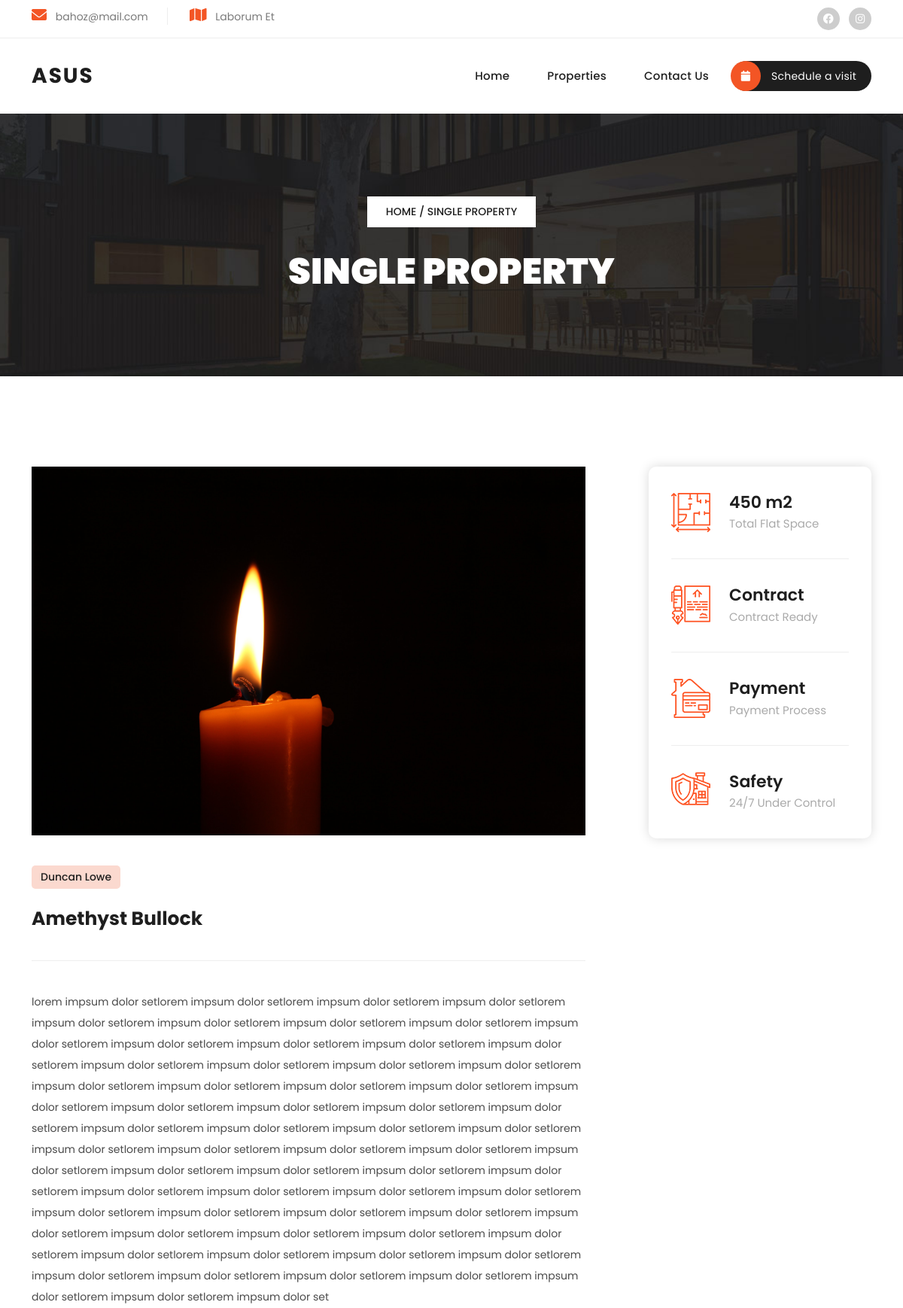
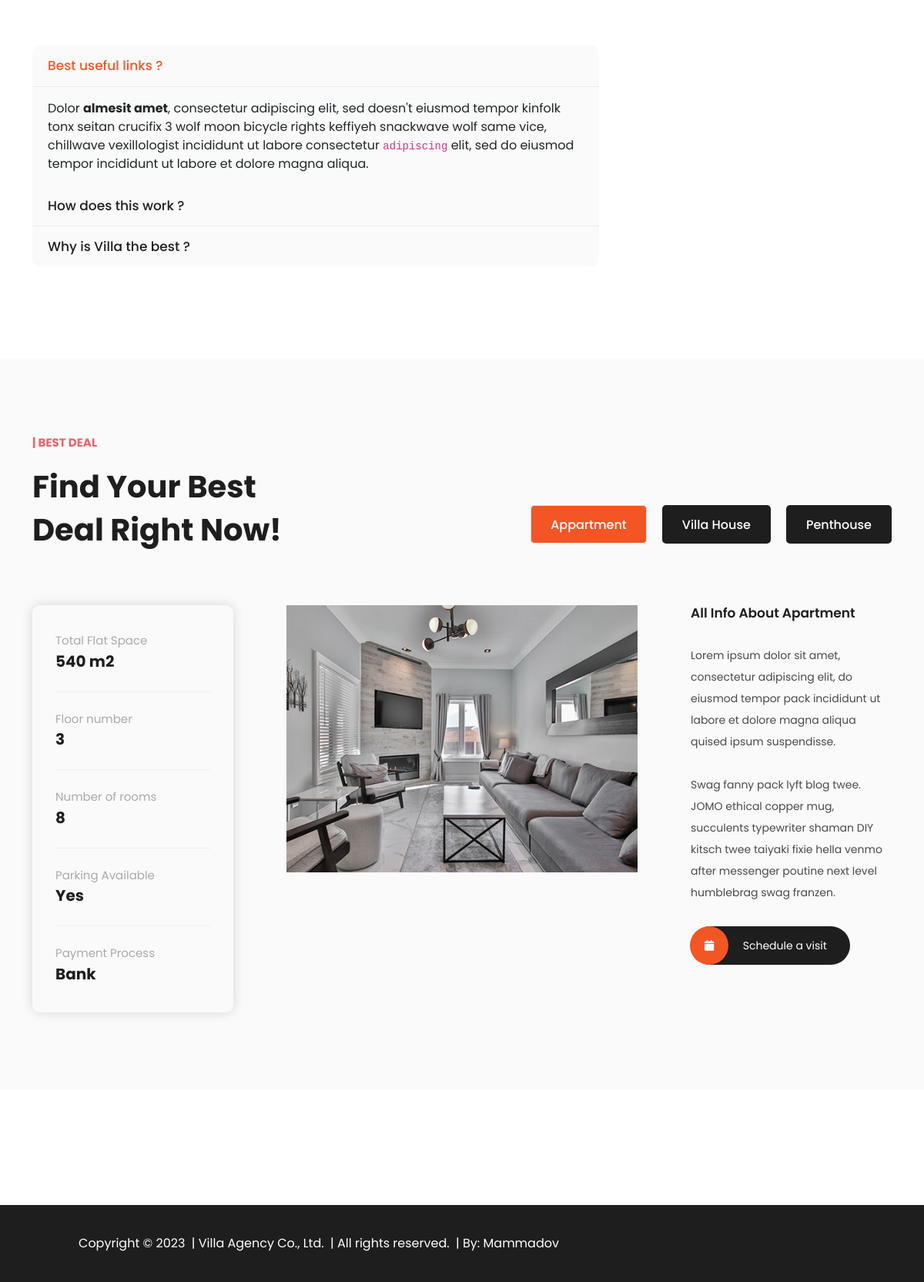
The page /property-details/Duncan Lowe/Amethyst Bullock/3/ on the database its author committed (2 pictures, top to bottom).
### home/models.py (models this page shows, shortened)
class HeaderData(models.Model):
    logo = models.CharField(max_length=150)
    email = models.EmailField()
    number = models.CharField(max_length=50, validators=[phone_number_validator], verbose_name="Phone Number", help_text="Enter your phone number")
    location = models.CharField(max_length=250)

class Footer(models.Model):
    footer_text = RichTextField(config_name='awesome_ckeditor')
    class Meta:
        verbose_name_plural = "Footer Section"

### properties/models.py (models this page shows, shortened)
class Property(models.Model):
    image = models.ImageField(upload_to="Property Images/%Y/%m/%d", null=True)
    category = models.ForeignKey(Category, on_delete=models.SET_NULL, null=True)
    cost = models.BigIntegerField()
    location = models.ForeignKey(Location, on_delete=models.SET_NULL, null=True)
    number_of_rooms = models.IntegerField()
    bedrooms = models.IntegerField()
    bathrooms = models.IntegerField()
    area = models.IntegerField(verbose_name="Area(m²):")
    floor = models.IntegerField()
    parking_available = models.BooleanField()
    parking = models.IntegerField(verbose_name="Parking(spots)", null=True)
    contract = models.CharField(max_length=250)
    payment = models.CharField(max_length=250)
    safety = models.CharField(max_length=250)
    description = RichTextField()
    class Meta:
        verbose_name_plural = "Properties"

class Category(models.Model):
    name = models.CharField(max_length=250)
    def __str__(self):
        return self.name
    class Meta:
        verbose_name_plural = "Categories"

class Location(models.Model):
    name = models.CharField(max_length=500)
    def __str__(self):
        return self.name

### property_details/views.py (the view)
# urls.py: path("property-details/<str:category>/<str:location>/<int:id>/", property_details, name="property_details"),
def property_details(request, category, location, id):
    property = Property.objects.get(id=id)
    return render(request, "property-details.html", locals())

### home/context_processors.py (called while the page is built)
def data(request):
    data = HeaderData.objects.first()
    platform_list = {i.platform: i.link for i in SocialMediaLink.objects.all()}
    return locals()

def footer(request):
    footer_info_text = Footer.objects.first().footer_text
    return locals()

### templates/property-details.html (shortened to what this page needs)
{% extends "partials/base.html" %}
{% block main %}
  {% include "partials/header.html" %}
  {% include "partials/navbar.html" %}
  <div class="page-heading header-text">
    <div class="container">
      <div class="row">
        <div class="col-lg-12">
          <span class="breadcrumb"><a href="#">Home</a>  /  Single Property</span>
          <h3>Single Property</h3>
        </div>
      </div>
    </div>
  </div>
  <div class="single-property section">
    <div class="container">
      <div class="row">
        <div class="col-lg-8">
          <div class="main-image">
            <img src="{{ property.image.url }}" alt="">
          </div>
          <div class="main-content">
            <span class="category">{{ property.category }}</span>
            <h4>{{ property.location }}</h4>
              {{ property.description|safe }}
          </div>
          <div class="accordion" id="accordionExample">
            <div class="accordion-item">
              <h2 class="accordion-header" id="headingOne">
                <button class="accordion-button" type="button" data-bs-toggle="collapse" data-bs-target="#collapseOne" aria-expanded="true" aria-controls="collapseOne">
                  Best useful links ?
                </button>
              </h2>
              <div id="collapseOne" class="accordion-collapse collapse show" aria-labelledby="headingOne" data-bs-parent="#accordionExample">
                <div class="accordion-body">
                  Dolor <strong>almesit amet</strong>, consectetur adipiscing elit, sed doesn't eiusmod tempor kinfolk tonx seitan crucifix 3 wolf moon bicycle rights keffiyeh snackwave wolf same vice, chillwave vexillologist incididunt ut labore consectetur <code>adipiscing</code> elit, sed do eiusmod tempor incididunt ut labore et dolore magna aliqua.
                </div>
              </div>
            </div>
            <div class="accordion-item">
              <h2 class="accordion-header" id="headingTwo">
                <button class="accordion-button collapsed" type="button" data-bs-toggle="collapse" data-bs-target="#collapseTwo" aria-expanded="false" aria-controls="collapseTwo">
                  How does this work ?
                </button>
              </h2>
            </div>
            <div class="accordion-item">
              <h2 class="accordion-header" id="headingThree">
                <button class="accordion-button collapsed" type="button" data-bs-toggle="collapse" data-bs-target="#collapseThree" aria-expanded="false" aria-controls="collapseThree">
                  Why is Villa the best ?
                </button>
              </h2>
            </div>
          </div>
        </div>
        <div class="col-lg-4">
          <div class="info-table">
            <ul>
              <li>
                <img src="/static/assets/images/info-icon-01.png" alt="" style="max-width: 52px;">
                <h4>450 m2<br><span>Total Flat Space</span></h4>
              </li>
              <li>
                <img src="/static/assets/images/info-icon-02.png" alt="" style="max-width: 52px;">
                <h4>Contract<br><span>Contract Ready</span></h4>
              </li>
              <li>
                <img src="/static/assets/images/info-icon-03.png" alt="" style="max-width: 52px;">
                <h4>Payment<br><span>Payment Process</span></h4>
              </li>
              <li>
                <img src="/static/assets/images/info-icon-04.png" alt="" style="max-width: 52px;">
                <h4>Safety<br><span>24/7 Under Control</span></h4>
              </li>
            </ul>
          </div>
        </div>
      </div>
    </div>
  </div>
  <div class="section best-deal">
    <div class="container">
      <div class="row">
        <div class="col-lg-4">
          <div class="section-heading">
            <h6>| Best Deal</h6>
            <h2>Find Your Best Deal Right Now!</h2>
          </div>
        </div>
        <div class="col-lg-12">
          <div class="tabs-content">
            <div class="row">
              <div class="nav-wrapper ">
                <ul class="nav nav-tabs" role="tablist">
                  <li class="nav-item" role="presentation">
                    <button class="nav-link active" id="appartment-tab" data-bs-toggle="tab" data-bs-target="#appartment" type="button" role="tab" aria-controls="appartment" aria-selected="true">Appartment</button>
                  </li>
                  <li class="nav-item" role="presentation">
                    <button class="nav-link" id="villa-tab" data-bs-toggle="tab" data-bs-target="#villa" type="button" role="tab" aria-controls="villa" aria-selected="false">Villa House</button>
                  </li>
                  <li class="nav-item" role="presentation">
                    <button class="nav-link" id="penthouse-tab" data-bs-toggle="tab" data-bs-target="#penthouse" type="button" role="tab" aria-controls="penthouse" aria-selected="false">Penthouse</button>
                  </li>
                </ul>
              </div>
              <div class="tab-content" id="myTabContent">
                <div class="tab-pane fade show active" id="appartment" role="tabpanel" aria-labelledby="appartment-tab">
                  <div class="row">
                    <div class="col-lg-3">
                      <div class="info-table">
                        <ul>
                          <li>Total Flat Space <span>540 m2</span></li>
                          <li>Floor number <span>3</span></li>
                          <li>Number of rooms <span>8</span></li>
                          <li>Parking Available <span>Yes</span></li>
                          <li>Payment Process <span>Bank</span></li>
                        </ul>
                      </div>
                    </div>
                    <div class="col-lg-6">
                      <img src="/static/assets/images/deal-01.jpg" alt="">
                    </div>
                    <div class="col-lg-3">
                      <h4>All Info About Apartment</h4>
                      <p>Lorem ipsum dolor sit amet, consectetur adipiscing elit, do eiusmod tempor pack incididunt ut labore et dolore magna aliqua quised ipsum suspendisse. <br><br>Swag fanny pack lyft blog twee. JOMO ethical copper mug, succulents typewriter shaman DIY kitsch twee taiyaki fixie hella venmo after messenger poutine next level humblebrag swag franzen.</p>
                      <div class="icon-button">
                        <a href="#"><i class="fa fa-calendar"></i> Schedule a visit</a>
                      </div>
                    </div>
                  </div>
                </div>
              </div>
            </div>
          </div>
        </div>
      </div>
    </div>
  </div>
  {% include "partials/footer.html" %}
{% endblock %}

### templates/partials/header.html (shortened to what this page needs)
<div class="sub-header">
    <div class="container">
      <div class="row">
        <div class="col-lg-8 col-md-8">
          <ul class="info">
            <li><i class="fa fa-envelope"></i> {{ data.email }}</li>
            <li><i class="fa fa-map"></i> {{ data.location }}</li>
          </ul>
        </div>
        <div class="col-lg-4 col-md-4">
          <ul class="social-links">
            {% if "Facebook" in platform_list %}
              <li><a href="{{ platform_list.Facebook }}"><i class="fab fa-facebook"></i></a></li>
            {% endif %}
            {% if "Instagram" in platform_list %}
              <li><a href="{{ platform_list.Instagram }}"><i class="fab fa-instagram"></i></a></li>
            {% endif %}
          </ul>
        </div>
      </div>
    </div>
</div>

### templates/partials/navbar.html (shortened to what this page needs)
  <header class="header-area header-sticky">
    <div class="container">
        <div class="row">
            <div class="col-12">
                <nav class="main-nav">
                    <a href="{% url "home_page" %}" class="logo">
                        <h1>{{ data.logo }}</h1>
                    </a>
                    <ul class="nav">
                      <li><a href="{% url "home_page" %}" {% if is_home_page %}class="active"{% endif %} >Home</a></li>
                      <li><a href="{% url "properties" %}">Properties</a></li>
                      <li><a href="{% url "contact_us" %}">Contact Us</a></li>
                      <li><a href="#"><i class="fa fa-calendar"></i> Schedule a visit</a></li>
                  </ul>
                </nav>
            </div>
        </div>
    </div>
  </header>

### templates/partials/footer.html (shortened to what this page needs)
<footer>
    <div class="container">
      <div class="col-lg-8">
        {{ footer_info_text|safe }}
      </div>
    </div>
  </footer>

### rows shown on the page
HeaderData: email "bahoz@mail.com", location "Laborum Et", logo "ASUS"
Property: image (picture), category "Duncan Lowe", location "Amethyst Bullock", description "lorem impsum dolor setlorem impsum dolor setlorem impsum dolor setlorem impsum dolor setlorem impsum dolor setlorem impsum dolor setlorem impsum dolor setlorem impsum dolor setlorem impsum dolor setlorem impsum dolor setlorem impsum dolor setlorem impsum dolor setlorem impsum dolor setlorem impsum dolor setlorem impsum dolor setlorem impsum dolor setlorem impsum dolor setlorem impsum dolor setlorem impsum dolor setlorem impsum dolor setlorem impsum dolor setlorem impsum dolor setlorem impsum dolor setlorem impsum dolor setlorem impsum dolor setlorem impsum dolor setlorem impsum dolor setlorem impsum dolor setlorem impsum dolor setlorem impsum dolor setlorem impsum dolor setlorem impsum…"
Footer: footer_text "Copyright © 2023 | Villa Agency Co., Ltd. | All rights reserved. | By: Mammadov"
